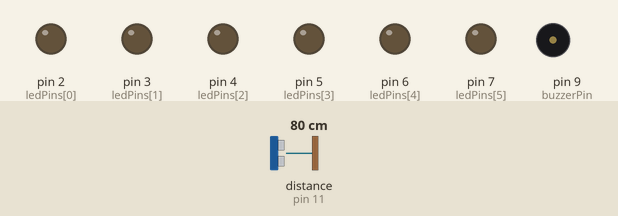
A sketch run on a simulated Arduino Uno, built with avr-gcc and run on an emulated ATmega328P. On the bench: output pins drawn as LEDs (lit = HIGH), buzzer (waves = sounding, pin HIGH). Wiring (inferred from the names in the program): ultrasonic range finder: trigger pin 10; echo pin 11. The test bench sets the inputs (shaded band); at power-on: distance to the obstacle (sensor on pin 11) 80 cm. The echo pulse lasts 58.3 µs per cm; pins used as bus, display or sensor lines are not drawn.

Above: at 1.2 s.
1.3 s: distance to the obstacle (sensor on pin 11) set to 22 cm
2.8 s: distance to the obstacle (sensor on pin 11) set to 18 cm
At 4.0 s:
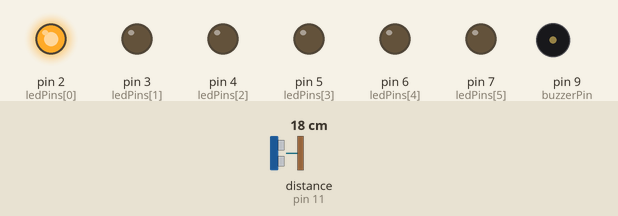
4.3 s: distance to the obstacle (sensor on pin 11) set to 15 cm
At 5.1 s:
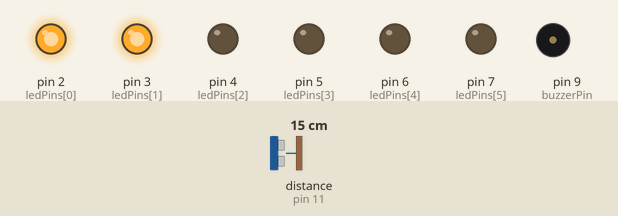
5.8 s: distance to the obstacle (sensor on pin 11) set to 12 cm
At 6.3 s:
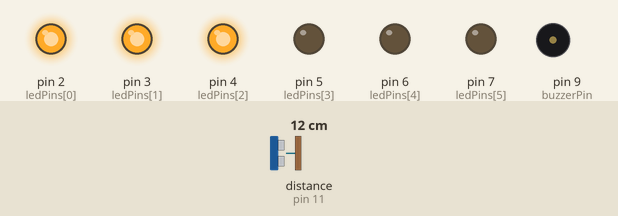
7.3 s: distance to the obstacle (sensor on pin 11) set to 2 cm
At 7.6 s:
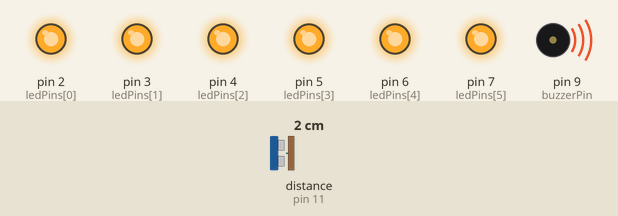
8.8 s: distance to the obstacle (sensor on pin 11) set to 35 cm
At 9.7 s:
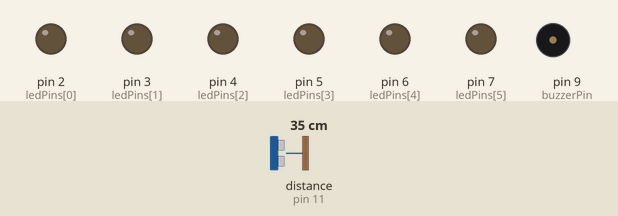
Timing chart, 0 to 11.3 s (numbered marks = the images above; inputs shaded):
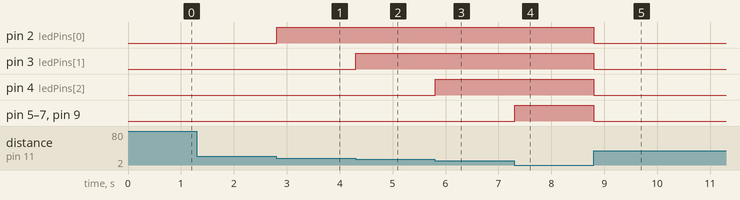

The sketch:

sketch_feb02a_ultrasonic_sensor_code_copy_20251221162441.ino
```cpp
int ledPins[6] = {2, 3, 4, 5, 6, 7};
int numberOfLeds = 6;

int trigPin = 10;
int echoPin = 11;
int buzzerPin = 9;
// buzzer + pin 9 , - GND  , and add 220 Ohms
int travelTime;
int distance;

void setup() {
  for (int i = 0; i < numberOfLeds; i++) {
    pinMode(ledPins[i], OUTPUT);
  }

  pinMode(trigPin, OUTPUT);
  pinMode(echoPin, INPUT);
  pinMode(buzzerPin, OUTPUT);
}

void loop() {

  sendSoundWave();
  travelTime = pulseIn(echoPin, HIGH);
  distance = travelTime * 0.034 / 2;

  if (distance <= 20) {

    int n = map(distance, 0, 20, numberOfLeds, 0);

    for (int i = 0; i < numberOfLeds; i++) {
      if (i < n) {
        digitalWrite(ledPins[i], HIGH);
      } else {
        digitalWrite(ledPins[i], LOW);
      }
    }

    if (distance <= 3) {
      digitalWrite(buzzerPin, HIGH);

    } else {
      digitalWrite(buzzerPin, LOW);

    }

  } else {

    for (int i = 0; i < numberOfLeds; i++) {
      digitalWrite(ledPins[i], LOW);
    }
    digitalWrite(buzzerPin, LOW);

  }

  delay(10);
}

void sendSoundWave() {
  digitalWrite(trigPin, LOW);
  delayMicroseconds(2);
  digitalWrite(trigPin, HIGH);
  delayMicroseconds(10);
  digitalWrite(trigPin, LOW);
}
```

Measured:
- the behaviour switches between 21 and 20 cm on distance to the obstacle (sensor on pin 11) (found by bisection; images 0 and 1)
- the behaviour switches between 18 and 17 cm on distance to the obstacle (sensor on pin 11) (found by bisection; images 1 and 2)
- the behaviour switches between 15 and 14 cm on distance to the obstacle (sensor on pin 11) (found by bisection; images 2 and 3)
- after the input at 1.3 s, every drawn part: stays the same
- after the input at 2.8 s, pin 2 (ledPins[0]): LOW → HIGH at once
- after the input at 4.3 s, pin 3 (ledPins[1]): LOW → HIGH at once
- after the input at 5.8 s, pin 4 (ledPins[2]): LOW → HIGH at once
- after the input at 7.3 s, pin 5 (ledPins[3]), pin 6 (ledPins[4]), pin 7 (ledPins[5]), pin 9 (buzzerPin): LOW → HIGH at once
- after the input at 8.8 s, pin 2 (ledPins[0]), pin 3 (ledPins[1]), pin 4 (ledPins[2]), pin 5 (ledPins[3]), pin 6 (ledPins[4]), pin 7 (ledPins[5]), pin 9 (buzzerPin): HIGH → LOW at once
